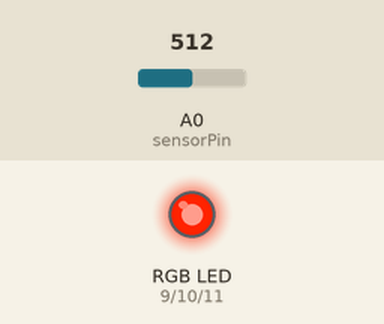
Simulated run of this sketch. Board: Arduino Uno, built with avr-gcc and run on an emulated ATmega328P. On the bench: an RGB LED mixed from three pins (HIGH = lit). The test bench sets the inputs (shaded band); at power-on: A0 (sensorPin) = 512.

Above: at 1.2 s.
1.3 s: A0 (sensorPin) set to 293
2.8 s: A0 (sensorPin) set to 271
At 3.1 s:
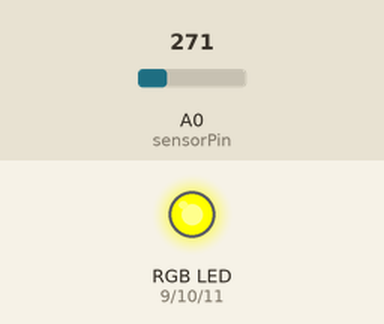
4.3 s: A0 (sensorPin) set to 251
5.8 s: A0 (sensorPin) set to 234
At 6.6 s:
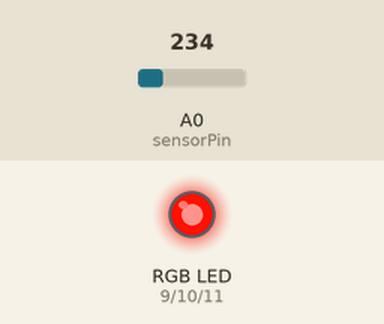
7.3 s: A0 (sensorPin) set to 122
At 7.8 s:
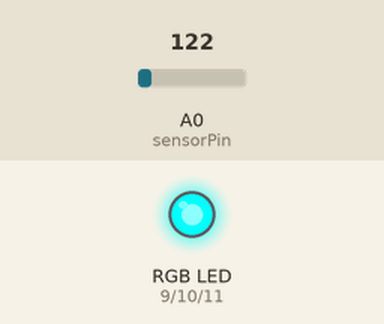
8.8 s: A0 (sensorPin) set to 129
At 10.1 s:
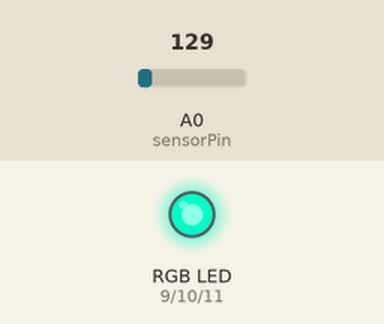
Timing chart, 0 to 11.3 s (numbered marks = the images above; inputs shaded):
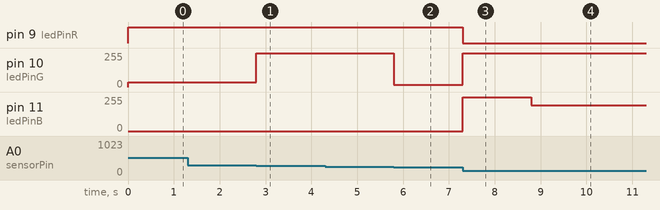

The sketch:

Temp_2_Colour.ino
```cpp
#include <math.h>

double Thermister(int RawADC) {
  double Temp;
  Temp = log(((10240000/RawADC) - 10000));
  Temp = 1 / (0.001129148 + (0.000234125 + (0.0000000876741 * Temp * Temp ))* Temp );
  Temp = Temp - 273.15;                                       // Convert Kelvin to Celcius
  Temp = (Temp * 9.0)/ 5.0 + 32.0;                            // Convert Celcius to Fahrenheit
  return Temp;
}

const int sensorPin = 0;                                      // pin the potmeter is attached too
const int ledPinR   = 9;                                      // pwm pin with red led
const int ledPinG   = 10;                                     // pwm pin with green led
const int ledPinB   = 11;                                     // pwm pin with blue led

int sensorVal = 0;                                            // store the value coming from the sensor

// getRGB function stores RGB values in this array use these values for the red, blue, green led.
int rgb_colors[3];
int hue;
int saturation;
int brightness;

void setup() {
  pinMode(9, OUTPUT);
  pinMode(10, OUTPUT);
  pinMode(11, OUTPUT);
  // Serial.begin(115200); unremark this and the about 10 lines down for feedback from sensor.
}

void loop() {

  sensorVal = int(Thermister(analogRead(sensorPin)));
  hue        = map(sensorVal,-5, 35,0, 270);                 //  240 is red in HSB/HSV
  saturation = 255;                                         // saturation is a number between 0 - 255
  brightness = 255;		                            // value is a number between 0 - 255

  hue = 240 - hue;

  getRGB(hue,saturation,brightness,rgb_colors);             // converts HSB to RGB

  analogWrite(ledPinR, rgb_colors[0]);                      // red value in index 0 of rgb_colors array
  analogWrite(ledPinG, rgb_colors[1]);                      // green value in index 1 of rgb_colors array
  analogWrite(ledPinB, rgb_colors[2]);                      // blue value in index 2 of rgb_colors array

  // Serial.println(int(Thermister(analogRead(sensorPin))));   // display Fahrenheit
}

void getRGB(int hue, int sat, int val, int colors[3]) {
  // convert hue, saturation and brightness ( HSB/HSV ) to RGB
  int r;
  int g;
  int b;
  int base;

  if (sat == 0) { // Acromatic color (gray). Hue doesn't mind.
    colors[0]=val;
    colors[1]=val;
    colors[2]=val;
  }
  else  {
    base = ((255 - sat) * val)>>8;
    switch(hue/60) {
    case 0:
      r = val;
      g = (((val-base)*hue)/60)+base;
      b = base;
      break;
    case 1:
      r = (((val-base)*(60-(hue%60)))/60)+base;
      g = val;
      b = base;
      break;
    case 2:
      r = base;
      g = val;
      b = (((val-base)*(hue%60))/60)+base;
      break;
    case 3:
      r = base;
      g = (((val-base)*(60-(hue%60)))/60)+base;
      b = val;
      break;
    case 4:
      r = (((val-base)*(hue%60))/60)+base;
      g = base;
      b = val;
      break;
    case 5:
      r = val;
      g = base;
      b = (((val-base)*(60-(hue%60)))/60)+base;
      break;
    }
    colors[0]=r;
    colors[1]=g;
    colors[2]=b;
  }
}
```

Measured:
- the behaviour switches between 284 and 283 on A0 (sensorPin) (found by bisection; images 0 and 1)
- the behaviour switches between 235 and 234 on A0 (sensorPin) (found by bisection; images 1 and 2)
- the behaviour switches between 123 and 124 on A0 (sensorPin) (found by bisection; images 3 and 4)
- after the input at 1.3 s, every drawn part: stays the same
- after the input at 2.8 s, pin 10 (ledPinG): 35/255 → 255/255 at once
- after the input at 4.3 s, every drawn part: stays the same
- after the input at 5.8 s, pin 10 (ledPinG): 255/255 → 17/255 at once
- after the input at 7.3 s, pin 9 (ledPinR): HIGH → LOW at once; pin 10 (ledPinG): 17/255 → 255/255 at once; pin 11 (ledPinB): 0/255 → 255/255 at once
- after the input at 8.8 s, pin 11 (ledPinB): 255/255 → 195/255 at once
